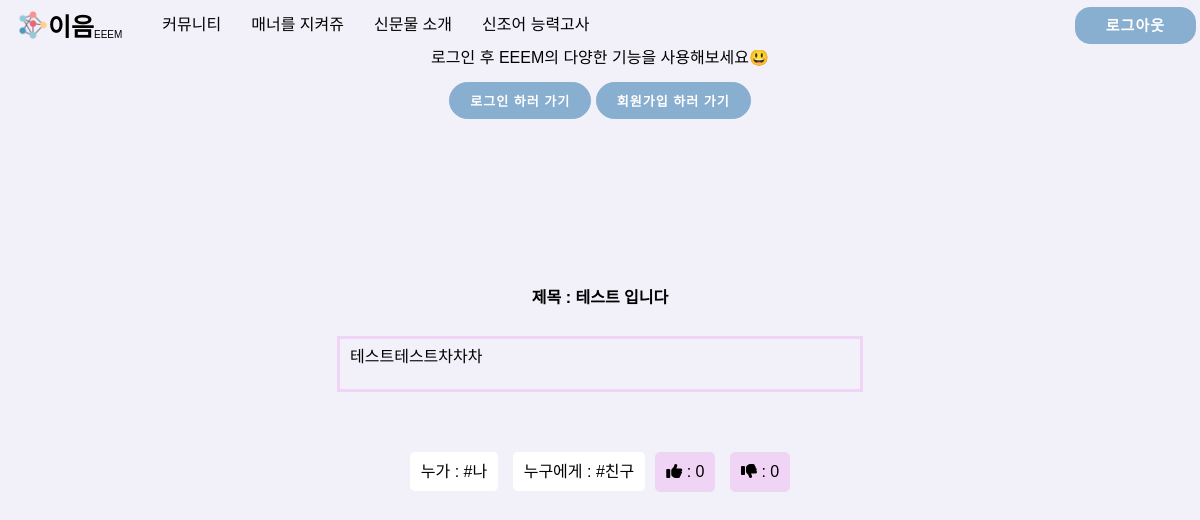
/manner/detail/5 (signed in), run on the app's committed database.
### main/models.py (models this page shows)
class manner(models.Model):
    user = models.ForeignKey(settings.AUTH_USER_MODEL,
                             on_delete=models.CASCADE, default='')
    text = models.CharField(max_length=18)
    like = models.IntegerField()
    dis_like = models.IntegerField()
    hashtag_me = models.CharField(max_length=20)
    hashtag_you = models.CharField(max_length=20)
    hashtag_situation = models.CharField(max_length=500)
    date = models.DateTimeField(default=datetime.now, blank=True)
    modify_date = models.DateTimeField(null=True, blank=True)

### main/views.py (the view)
# urls.py: path('manner/detail/<str:id>', views.mannersDetail, name='mannersDetail'),
def mannersDetail(request, id):
    manner_detail = get_object_or_404(manner, pk=id)
    return render(request, "mannersDetail.html", {"mannersdetail": manner_detail})

### main/templates/mannersDetail.html (shortened to what this page needs)
{% extends 'base.html' %}{% load static %} {% block content %}
<link rel="stylesheet" href='{% static "css/mannersDetail.css" %}'>
<body>
  <div class="mannersDetail__box">
    <h3>제목 : {{mannersdetail.text}}</h3>
    <div class="mannersDetail__box--situation">
      <p>{{mannersdetail.hashtag_situation}}</p>
    </div>
    <div class="mannersDetail__box--tag">
      <div class="mannersDetail__box--tag--hashtag">
        <span>누가 : {{mannersdetail.hashtag_me}}</span>
        <span>누구에게 : {{mannersdetail.hashtag_you}}</span>
      </div>
      <div class="mannersDetail__box--tag--like">
        <button onclick="location.href = '{% url 'mannerLikeUp' mannersdetail.id %}'"><i class="fas fa-thumbs-up"></i> : {{mannersdetail.like}}</button>
        <button onclick="location.href = '{% url 'mannerDisLikeUp' mannersdetail.id %}'"><i class="fas fa-thumbs-down"></i> : {{mannersdetail.dis_like}}</button>
      </div>
    </div>
  </div>
</body>
</html>
{% endblock %}

### main/static/css/navbar.css (style rules this page uses)
body { background-color: rgb(242, 240, 248); }

### main/static/css/mannersDetail.css (style rules this page uses)
body { background-color: rgb(242, 240, 248); }
.mannersDetail__box { display: flex; flex-direction: column; align-items: center; padding-top: 60px; }
.mannersDetail__box h3 { margin: 30px 0px; }
.mannersDetail__box--situation { padding: 10px; width: 500px; height: auto; min-height: 30px; border: 3px solid #f0d4f5; margin-bottom: 60px; }
.mannersDetail__box--tag { display: flex; justify-content: center; align-items: center; }
.mannersDetail__box--tag span { border: 1px solid white; border-radius: 5px; background-color: white; padding: 10px; margin: 0px 5px; }
.mannersDetail__box--tag button { border: 1px solid rgb(240, 212, 245); border-radius: 5px; background-color: rgb(240, 212, 245); padding: 10px; margin: 0px 5px; cursor: pointer; font-size: 16px; }

### data on the page
manner: text "테스트 입니다", hashtag_situation "테스트테스트차차차", hashtag_me "#나", hashtag_you "#친구", like "0", dis_like "0"
